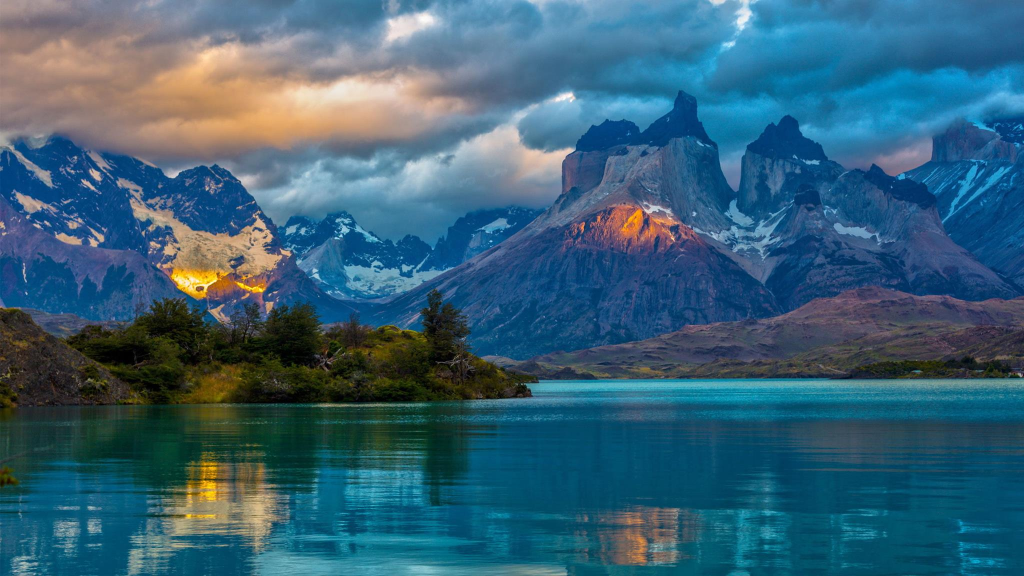
%> input picture Game1/Assets/images/Level-3/L3_q4/img.jpg, 2048 x 1152 px (shown at 1/2 size)
$ octave gridding.m   (GNU Octave 9; MATLAB toolbox functions it lacks are replaced by stand-ins)
%> lines starting %> are read from the running program, lines starting %| are printed output that depends on the picture; in (x1, y1, x2, y2) boxes, pixels count from 0 and x2, y2 are one past the last pixel; in counts of white or black regions, pixels touching at a corner belong together; the program's own positions count from 1
img = imread('img.jpg');  %# Load a sample 3-D RGB image
%> img is the input picture: size 1152x2048x3 uint8; mean R, G, B 55.5, 97, 117.8

w = 120;

% [31 lines of commented-out code are left out]
x = 200;
y = 1200;
a = img(x:x+w,y:y+w,:);
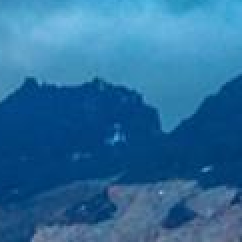
%> a: size 121x121x3 uint8 (shown 2 times larger); mean R, G, B 42.7, 108.7, 155.8
imwrite(a,'ot3.jpg');
img(x:x+w,y:y+w,:) = 255;
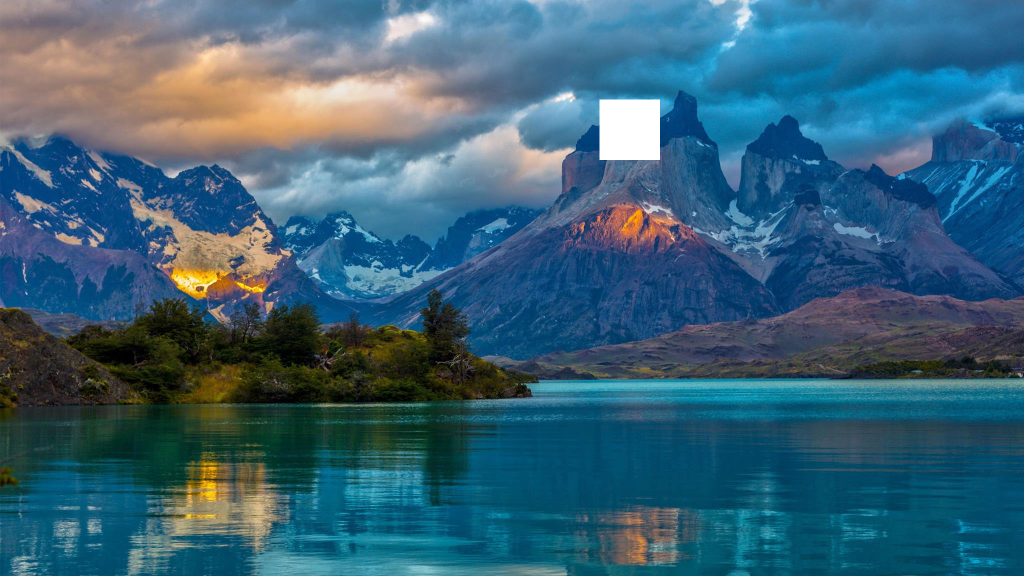
%> img: size 1152x2048x3 uint8 (shown at 1/2 size); 0.62% of pixels changed, all inside (x1, y1, x2, y2) = (1199, 199, 1320, 320)
%--------------------------------%

imshow(img);
% imwrite(img,'n.jpg');
